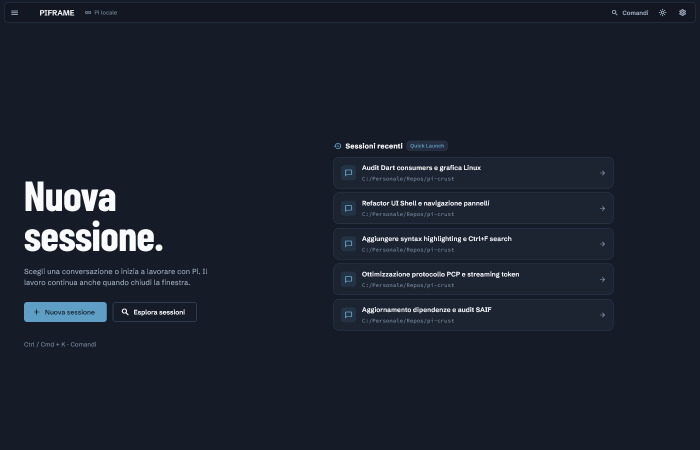
#> input picture website/assets/img/ui/01_landing_quick_launch.png, 1400 x 900 px, given in place of hyperv_question_arrived.png, which was not available (shown at 1/2 size)
$ python render_real_clip1.py
#> lines starting #> are read from the running program, lines starting #| are printed output that depends on the picture
import os
import subprocess
from PIL import Image, ImageDraw, ImageFilter

def draw_cursor(im, x, y, clicking=False, click_color=(95, 159, 197)):
    out = im.copy()
    draw = ImageDraw.Draw(out, "RGBA")

    # Click ripple ring if clicking
    if clicking:
        for r in range(12, 24, 3):
            draw.ellipse([x - r, y - r, x + r, y + r], outline=(*click_color, 160), width=2)

    # Draw arrow cursor
    # Pointer polygon
    points = [
        (x, y),
        (x, y + 18),
        (x + 5, y + 14),
        (x + 9, y + 22),
        (x + 12, y + 20),
        (x + 8, y + 13),
        (x + 14, y + 13)
    ]
    # Shadow
    shadow_pts = [(px + 1, py + 1) for px, py in points]
    draw.polygon(shadow_pts, fill=(0, 0, 0, 100))
    # Main cursor
    draw.polygon(points, fill=(255, 255, 255, 255), outline=(20, 20, 20, 255))
    return out

def compile_clip1():
    img_state1 = Image.open("scratch/hyperv_question_arrived.png").convert("RGBA")
#> img_state1 is the input picture: PIL image 1400x900 RGBA; mean R, G, B, A 27.5, 34.1, 45.6, 255
    img_state2 = Image.open("scratch/hyperv_after_clip1_recorded.png").convert("RGBA")
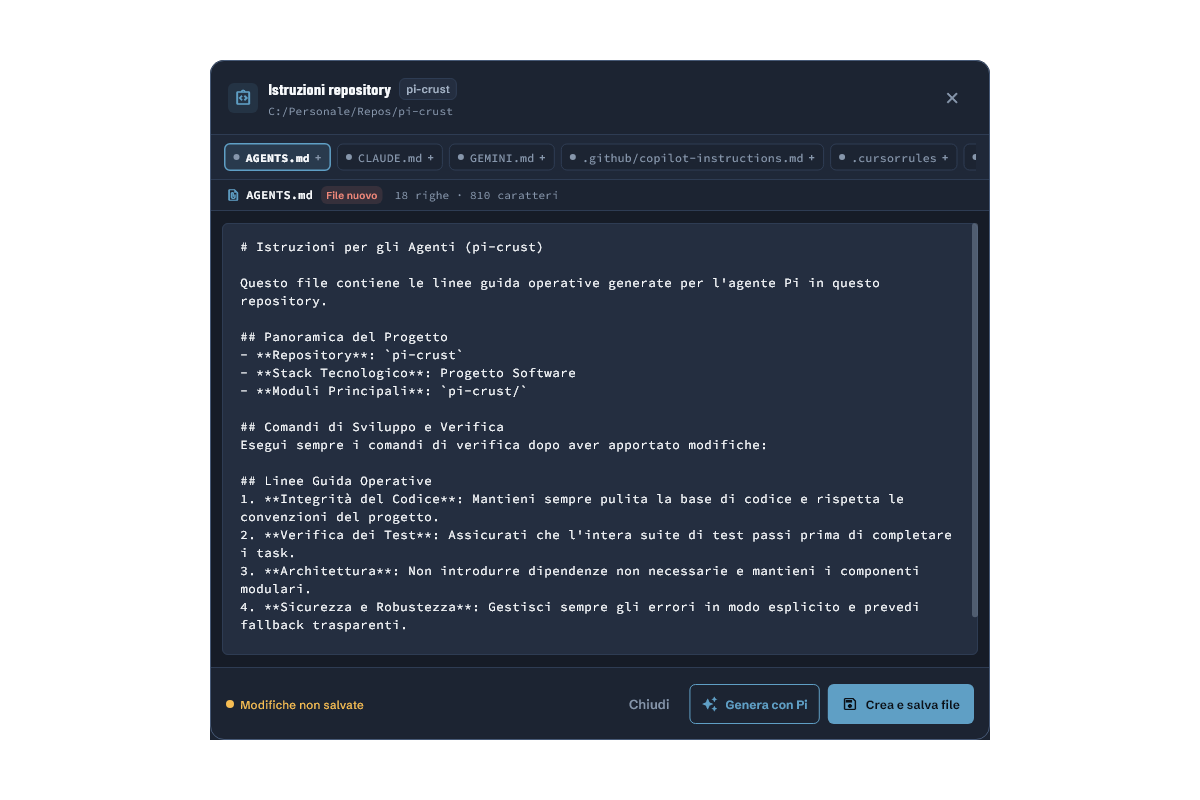
#> input picture website/assets/img/ui/02_instruction_dialog.png, 1200 x 800 px, given in place of hyperv_after_clip1_recorded.png, which was not available
#> img_state2 is the input picture: PIL image 1200x800 RGBA; mean R, G, B, A 22.6, 28, 37, 140.9
    img_state3 = Image.open("scratch/hyperv_after_invia_click.png").convert("RGBA")

    fps = 30
    frames = []

    # 1. State 1 (Question appears, holds 1.0s = 30 frames)
    cur_x, cur_y = 280, 480
    for i in range(25):
        frames.append(draw_cursor(img_state1, cur_x, cur_y))
#> after the loop, frames = 25 items

    # 2. Cursor moves to Option 3 (TanStack Query: X=120, Y=610) over 0.7s (21 frames)
    target_x, target_y = 120, 610
    for i in range(1, 22):
        t = i / 21
        # Smooth cubic ease
        t_ease = t * t * (3 - 2 * t)
        cx = int(cur_x + (target_x - cur_x) * t_ease)
        cy = int(cur_y + (target_y - cur_y) * t_ease)
        frames.append(draw_cursor(img_state1, cx, cy))
#> after the loop, frames = 46 items

    # 3. Click Option 3 (click ripple 6 frames, then switch to state 2)
    for i in range(6):
        frames.append(draw_cursor(img_state1, target_x, target_y, clicking=True))
#> after the loop, frames = 52 items

    cur_x, cur_y = target_x, target_y
    # Hold state 2 with Option 3 selected (0.8s = 24 frames)
    for i in range(20):
        frames.append(draw_cursor(img_state2, cur_x, cur_y))
#> after the loop, frames = 72 items

    # 4. Cursor moves to 'Invia' button (X=518, Y=657) over 0.6s (18 frames)
    target_x, target_y = 518, 657
    for i in range(1, 19):
        t = i / 18
        t_ease = t * t * (3 - 2 * t)
        cx = int(cur_x + (target_x - cur_x) * t_ease)
        cy = int(cur_y + (target_y - cur_y) * t_ease)
        frames.append(draw_cursor(img_state2, cx, cy))
#> after the loop, frames = 90 items

    # 5. Click 'Invia' (click ripple 6 frames)
    for i in range(6):
        frames.append(draw_cursor(img_state2, target_x, target_y, clicking=True))
#> after the loop, frames = 96 items

    cur_x, cur_y = target_x, target_y
    # 6. Smooth crossfade to State 3 (dialog dismissed, assistant answer in transcript) over 8 frames
    for i in range(1, 9):
        alpha = i / 9
        blended = Image.blend(img_state2, img_state3, alpha)
        frames.append(draw_cursor(blended, cur_x, cur_y))
#> after the loop, frames = 104 items

    # 7. Hold state 3 showing answer (1.8s = 54 frames)
    for i in range(54):
        frames.append(draw_cursor(img_state3, cur_x, cur_y))
#> after the loop, frames = 158 items

    print(f"Total frames generated: {len(frames)} @ {fps}fps")
#| Total frames generated: 158 @ 30fps

    # Save frames to scratch
    tmp_dir = "scratch/clip1_frames"
    os.makedirs(tmp_dir, exist_ok=True)
    for f in os.listdir(tmp_dir):
        os.remove(os.path.join(tmp_dir, f))

    for i, frame in enumerate(frames):
        # Resize to crisp 960x720 or 800x600 for web performance
        small = frame.resize((800, 600), Image.Resampling.LANCZOS)
        small.convert("RGB").save(os.path.join(tmp_dir, f"f_{i:04d}.png"))
#> this loop made 158 passes
#> pass 1, in compile_clip1, `small = frame.resize((800, 600), Image.Resampling.LANCZOS)`:
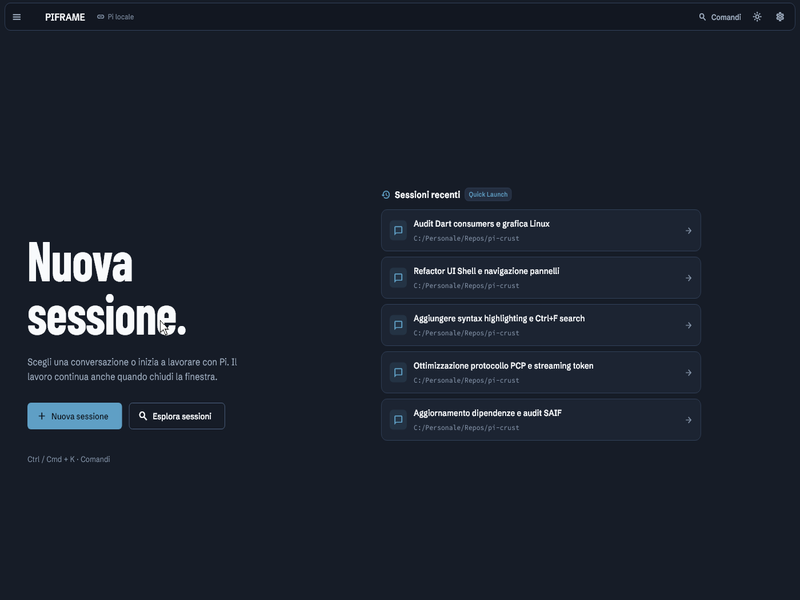
#> small: PIL image 800x600 RGBA; mean R, G, B, A 27.5, 34, 45.5, 255; transparent parts drawn white
#> after the loop:
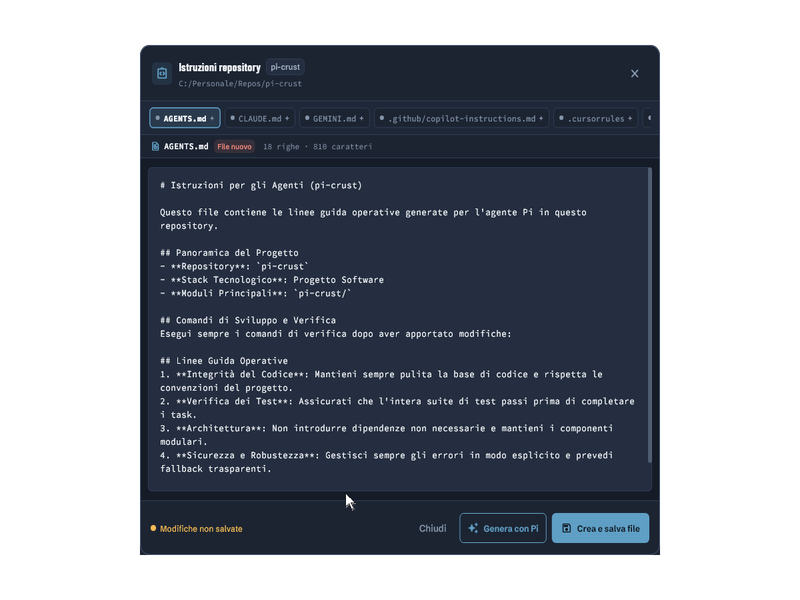
#> small: PIL image 800x600 RGBA; mean R, G, B, A 23.2, 28.7, 38, 140.9; transparent parts drawn white

    # Compile with ffmpeg
    out_gif = "website/assets/img/ui/feature-01-agent-questions.gif"
    cmd = [
        "ffmpeg", "-y",
        "-framerate", str(fps),
        "-i", os.path.join(tmp_dir, "f_%04d.png"),
        "-vf", "split[s0][s1];[s0]palettegen=max_colors=128:reserve_transparent=0[p];[s1][p]paletteuse=dither=bayer:bayer_scale=3",
        out_gif
    ]
    subprocess.run(cmd, check=True)
#> (this line was passed over: subprocess is not available in this run)
    size_kb = os.path.getsize(out_gif) / 1024
#> size_kb = 308.7
    print(f"Successfully generated Clip 1: {out_gif} ({size_kb:.1f} KB)")
#| Successfully generated Clip 1: website/assets/img/ui/feature-01-agent-questions.gif (308.7 KB)

if __name__ == "__main__":
    compile_clip1()
